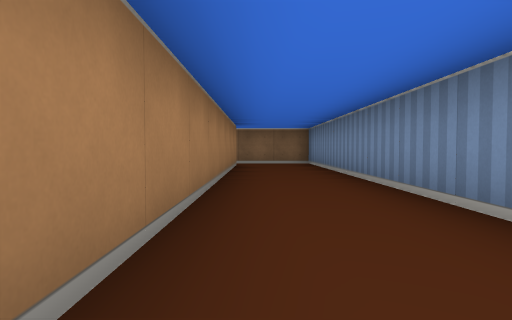
[1] (above)

19 first-person views from a walk through a cub3D level. The camera is about half as high as the walls, tilts 2° down and sees 75° across. The floor is counted in squares. Each view is taken from the middle of a square. On the plan, view 1 faces up. The plan holds only what a view shows up to about 9 squares ahead; the rest is blank.

[2]
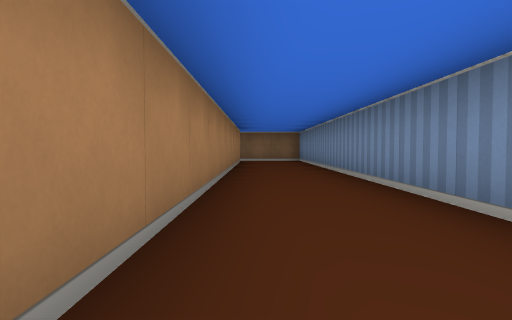

[3]
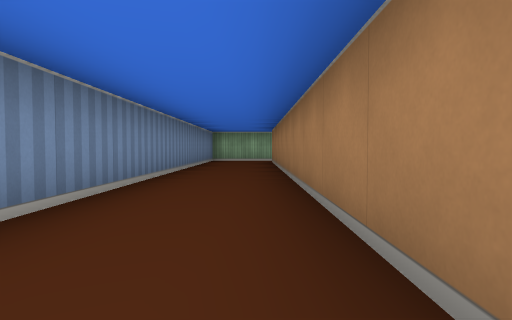

[4]
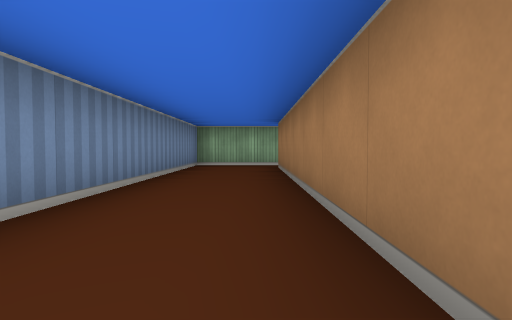

[5]
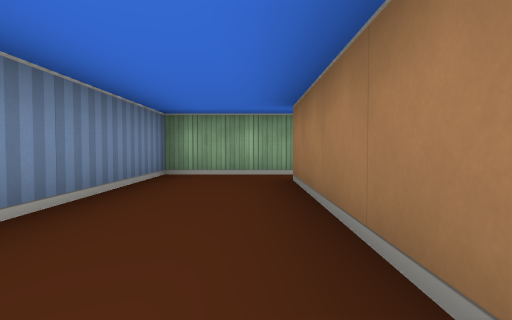

[6]
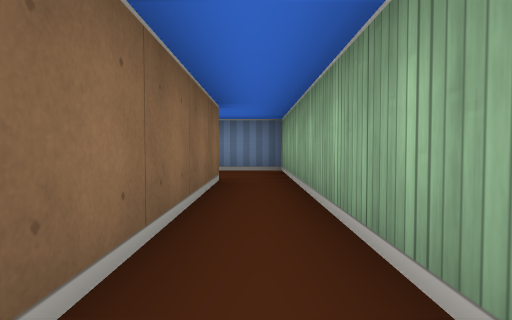

[7]
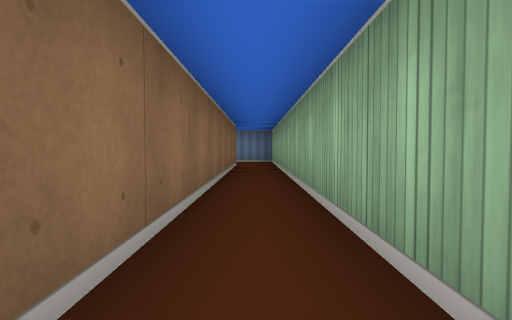

[8]
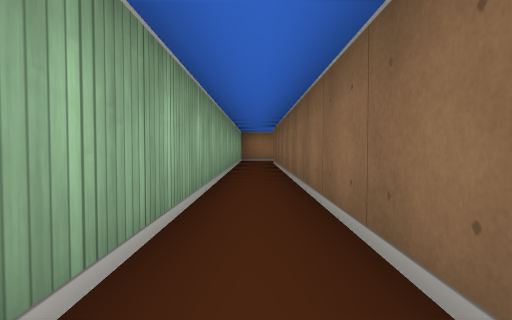

[9]
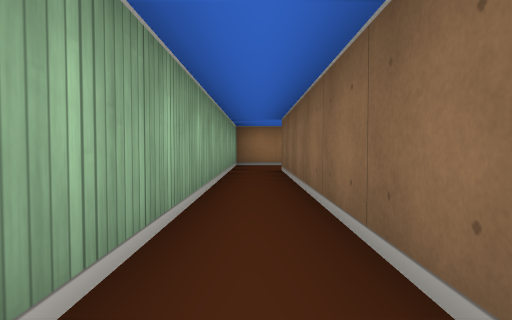

[10]
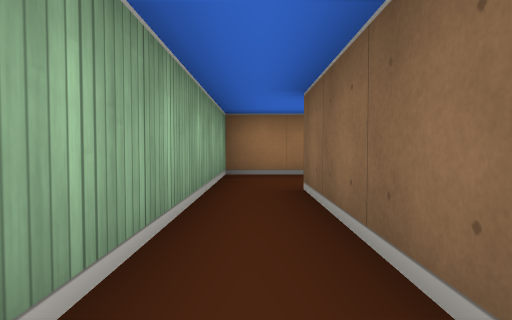

[11]
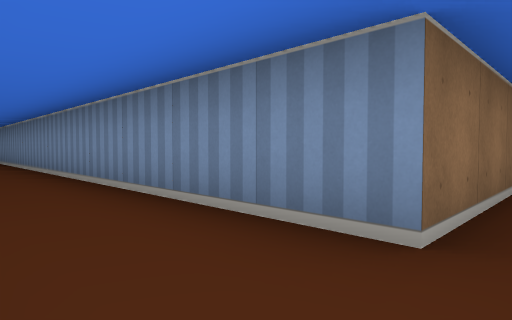

[12]
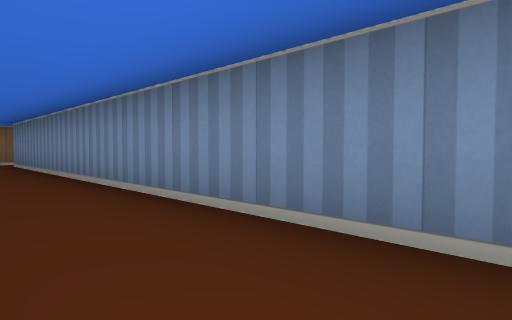

[13]
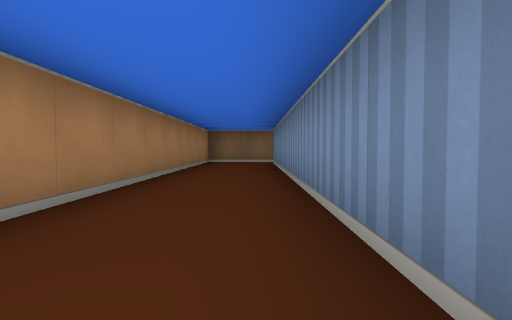

[14]
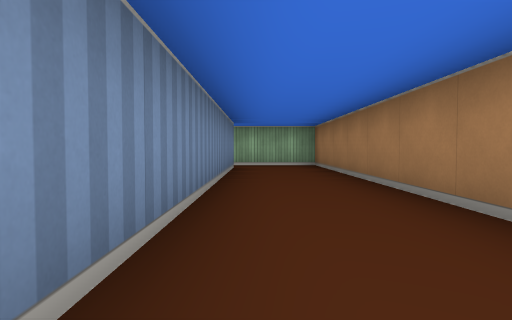

[15]
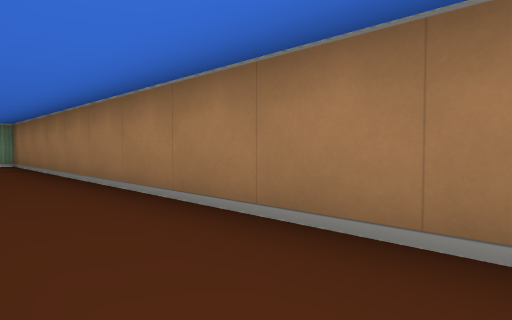

[16]
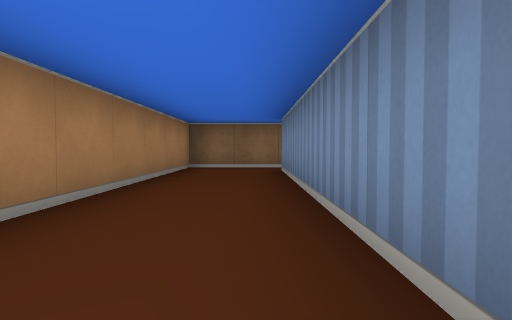

[17]
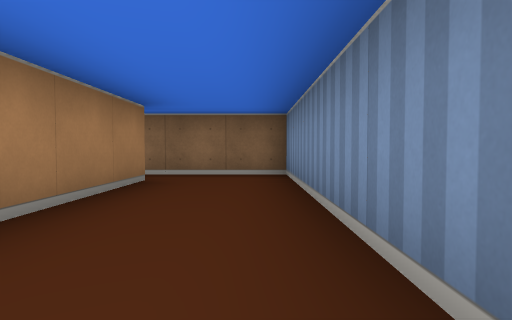

[18]
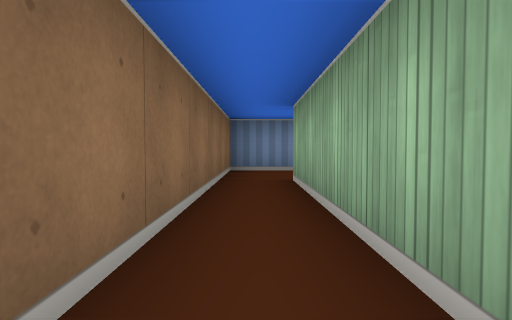

[19]
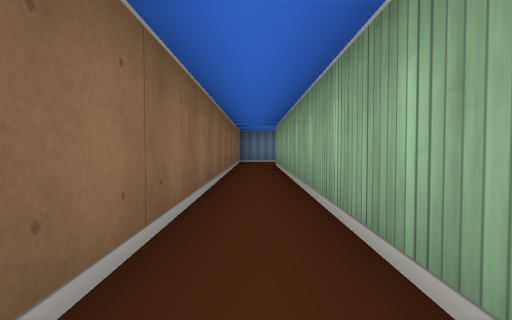

### Floor plan
Points are (right, up) in squares from view 1. A wall is a line through its corners. A room is listed if a view was taken in it or the views show most of it. See-through windows are left out.
Room 1 (views 1, 2, 3, 4, 5, 6, 7, 8, 9, 10, 17, 18, 19)
walls: (-8.4, 8.5) (-0.5, 8.5) (-0.5, -8.5) (-15.5, -8.5); (-15.5, -9.5) (1.5, -9.5) (1.5, 9.5) (-8.4, 9.5)
ways out: opening at (-15, -9) to room 2; opening at (-15, 9) to room 2
Room 2 (views 11, 12, 13, 14, 15, 16)
walls: (-15.5, -8.5) (-15.5, 8.5); (-15.2, 9.5) (-17.5, 9.5) (-17.5, -9.5) (-15.5, -9.5)
ways out: opening at (-15, -9) to room 1; opening at (-15, 9) to room 1

Where each view was taken, in squares from view 1:
view 1: 0 up, 0 right, facing up
view 2: 2 down, 0 right, facing up
view 3: 2 up, 0 right, facing down
view 4: 1 down, 0 right, facing down
view 5: 4 down, 0 right, facing down
view 6: 9 down, 5 left, facing right
view 7: 9 down, 9 left, facing right
view 8: 9 down, 6 left, facing left
view 9: 9 down, 9 left, facing left
view 10: 9 down, 12 left, facing left
view 11: 9 down, 17 left, facing up-right
view 12: 1 down, 17 left, facing up-right
view 13: 1 down, 16 left, facing up
view 14: 1 down, 16 left, facing down
view 15: 0 up, 16 left, facing down-left
view 16: 2 up, 16 left, facing up
view 17: 4 up, 1 right, facing up
view 18: 9 up, 5 left, facing right
view 19: 9 up, 9 left, facing right
